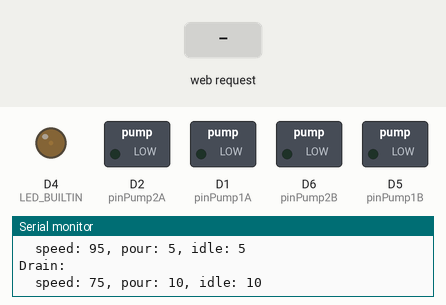
The sketch below on a simulated ESP8266 (NodeMCU). On the bench: switched loads named in the sketch (green lamp = pin HIGH), output pins drawn as LEDs (lit = HIGH, except the on-board LED, lit = LOW), the last lines printed to the serial monitor. Dashed ring = blinking. The inputs (shaded band) are chosen by the test bench. WiFi joins after 1.5 s; servers stay silent unless stated.

Above: at 2.7 s.
2.8 s: HTTP request GET /spray?speed=1&pour=1&idle=1 received
At 3.4 s:
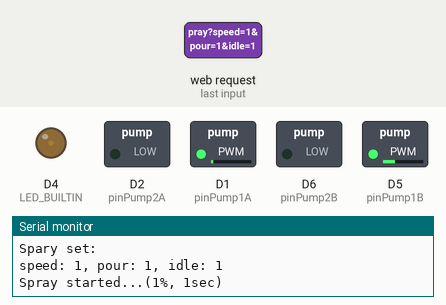
5.8 s: HTTP request GET /drain?speed=1&pour=1&idle=1 received
At 7.6 s:
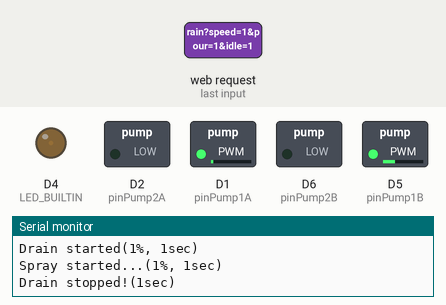
8.8 s: HTTP request GET /drain?speed=120&pour=120&idle=120 received
At 9.2 s:
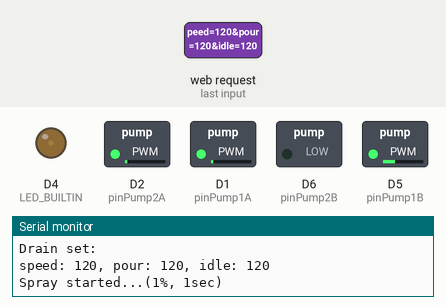
11.8 s: HTTP request GET /spray?speed=120&pour=120&idle=120 received
At 12.5 s:
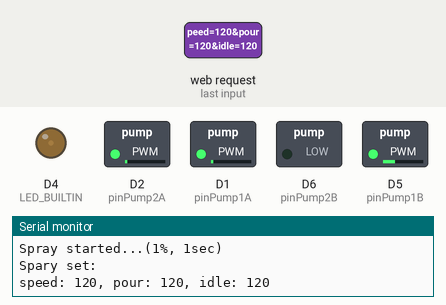
Timing chart, 0 to 14.3 s (numbered marks = the images above; inputs shaded):
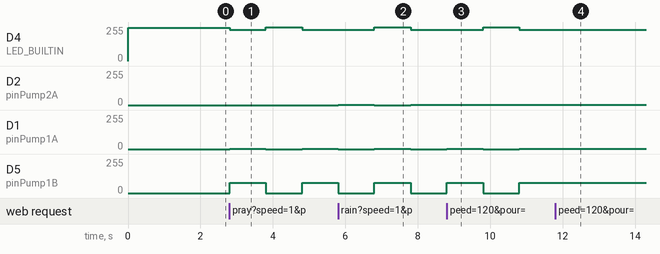

Measured:
- after the input at 2.8 s, D4 (LED_BUILTIN): 249/255 → 234/255 at once, → 252/255 1.0 s later, → 234/255 1.0 s later; D1 (pinPump1A): 0/255 → 2/255 at once, → 0/255 1.0 s later, → 2/255 1.0 s later; D5 (pinPump1B): 0/255 → 76/255 at once, → 0/255 1.0 s later, → 76/255 1.0 s later
- after the input at 5.8 s, D2 (pinPump2A): 0/255 → 2/255 at once, → 0/255 1.0 s later, → 2/255 1.0 s later
- after the input at 8.8 s, D2 (pinPump2A): stays 2/255 (without the input it goes to 0/255 after 0.00 s)
- after the input at 11.8 s, D4 (LED_BUILTIN): stays 234/255 (without the input it goes to 252/255 after 0.00 s); D1 (pinPump1A): stays 2/255 (without the input it goes to 0/255 after 0.00 s); D5 (pinPump1B): stays 76/255 (without the input it goes to 0/255 after 0.00 s)

The sketch:

controlbox.ino
```cpp
// #include <ESP8266WebServer.h>
#include <ESP8266WiFi.h>
#include <ESP8266mDNS.h>
#include <WiFiClient.h>
// #include <uri/UriBraces.h>
#include <ArduinoOTA.h>
#include <WiFiUdp.h>

#include <ESPAsyncTCP.h>
#include <ESPAsyncWebServer.h>

// #include <tone.h>

#ifndef STASSID
#define STASSID "R7000"
#define STAPSK "9321932193219"
#endif
#define D1 5 // fan assigning the ESP8266 pin to arduino pin
#define D2 4
#define D5 14 // fan assigning the ESP8266 pin to arduino pin
#define D6 12
#define D7 13 // fan assigning the ESP8266 pin to arduino pin
// #define D8 15

const char *ssid = STASSID;
const char *password = STAPSK;

/* const int pinLed = 13; */
/* LED_BUILTIN */

int pinPump1A = D1;
int pinPump1B = D5;

int pinPump2A = D2;
int pinPump2B = D6;

int pinFan = D5;

/* const char* PUMP_SPEED = "55";					// 55%
 * 의 전력으로 펌프를 구동합니다 */
/* const char* DURATION_POUR = "3";			// 3초간 분사합니다 */
/* const char* DURATION_IDLE = "10";			// 10초간 정지합니다 */
/* /1* const char* PARAM1 = "speed"; *1/ */

unsigned long prevMillis = 0;
unsigned long msCur = 0;
unsigned long msSprayMoment = 0;
unsigned long msDrainMoment = 0;

bool bAction = true;
// bool bAction = false;
bool bSprayStarted = false;
bool bDrainStarted = false;

// spray 펌프 설정입니다
// String SPRAY_PUMP_SPEED = "85"; // 55% 의 전력으로 펌프를 구동합니다
// String SPRAY_DURATION_ON = "6";  // 3초간 분사합니다
// String SPRAY_DURATION_OFF = "4"; // 10초간 정지합니다
// drain 펌프 설정입니다
// String DRAIN_PUMP_SPEED = "99"; // 55% 의 전력으로 펌프를 구동합니다
// String DRAIN_DURATION_ON = "10";   // 3초간 분사합니다
// String DRAIN_DURATION_OFF = "0.5"; // 10초간 정지합니다

long SPRAY_PUMP_SPEED = 95; // 55% 의 전력으로 펌프를 구동합니다
// long SPRAY_DURATION_ON = 0;   // 3초간 분사합니다
long SPRAY_DURATION_ON = 5;   // 3초간 분사합니다
long SPRAY_DURATION_OFF = 5;  // 10초간 정지합니다
long DRAIN_PUMP_SPEED = 75;   // 55% 의 전력으로 펌프를 구동합니다
long DRAIN_DURATION_ON = 10;  // 3초간 분사합니다
long DRAIN_DURATION_OFF =10 ; // 10초간 정지합니다
// long DRAIN_DURATION_OFF = 60; // 10초간 정지합니다
long FAN_SPEED=30;

char output[512]; // Serial 출력을 위한 버퍼입니다
char stopped_warning[255];

// ESP8266WebServer server(80);
AsyncWebServer server(80);

// int floatingValue = 0;

void set_start(AsyncWebServerRequest *req) {
    // // PUMP_SPEED = "55";    // 55% 의 전력으로 펌프를 구동합니다
    // DURATION_POUR = "0";  // 3초간 분사합니다
    // DURATION_IDLE = "0"; // 10초간 정지합니다
    // sprintf(output, "Started...\r\nspeed: %s, pour: %s, idle: %s",
    //         SPRAY_PUMP_SPEED.c_str(), SPRAY_DURATION_ON.c_str(),
    //         SPRAY_DURATION_OFF.c_str());
    // req->send_P(200, "text/plain", output);

    // 각 시각에 현재시각을 기록해줍니다
    msCur = millis();
    msSprayMoment = msCur;
    msDrainMoment = msCur;

    bAction = true;

    sprintf(output,
            "***Started...\r\nSpray:\r\n\tspeed: %lu, pour: %lu, idle: "
            "%lu\r\nDrain:\r\n\tspeed: %lu, pour: %lu, idle: %lu",
            SPRAY_PUMP_SPEED, SPRAY_DURATION_ON, SPRAY_DURATION_OFF,
            DRAIN_PUMP_SPEED, DRAIN_DURATION_ON, DRAIN_DURATION_OFF);
    Serial.println(output);
    req->send_P(200, "text/plain", output);
}

void set_stop(AsyncWebServerRequest *req) {
    // start = false;
    bAction = false;
    // // PUMP_SPEED = "55";    // 55% 의 전력으로 펌프를 구동합니다
    // DURATION_POUR = "0";  // 3초간 분사합니다
    // DURATION_IDLE = "0"; // 10초간 정지합니다
    // sprintf(output, "Stopped!!\r\nspeed: %s, pour: %s, idle: %s",
    //         SPRAY_PUMP_SPEED.c_str(), SPRAY_DURATION_ON.c_str(),
    //         SPRAY_DURATION_OFF.c_str());

    // sprintf(output, "Stopped!!\r\nspeed: %lu, pour: %lu, idle: %lu",
    //         SPRAY_PUMP_SPEED, SPRAY_DURATION_ON, SPRAY_DURATION_OFF);
    // // output = String("speed: %s, pour: %s, idle: %s")
    // Serial.println(output);
    // req->send_P(200, "text/plain", output);

    sprintf(output,
            "***Stopped...\r\nSpray:\r\n\tspeed: %lu, pour: %lu, idle: "
            "%lu\r\nDrain:\r\n\tspeed: %lu, pour: %lu, idle: %lu",
            SPRAY_PUMP_SPEED, SPRAY_DURATION_ON, SPRAY_DURATION_OFF,
            DRAIN_PUMP_SPEED, DRAIN_DURATION_ON, DRAIN_DURATION_OFF);
    Serial.println(output);
    req->send_P(200, "text/plain", output);
}

void set_default(AsyncWebServerRequest *req) {
    // SPRAY_PUMP_SPEED = "55";   // 55% 의 전력으로 펌프를 구동합니다
    // SPRAY_DURATION_ON = "3";   // 3초간 분사합니다
    // SPRAY_DURATION_OFF = "10"; // 10초간 정지합니다
    SPRAY_PUMP_SPEED = 55;   // 55% 의 전력으로 펌프를 구동합니다
    SPRAY_DURATION_ON = 3;   // 3초간 분사합니다
    SPRAY_DURATION_OFF = 10; // 10초간 정지합니다

    if (!bAction) {
        sprintf(stopped_warning, "\r\nbut stopped now!");
    } else {
        sprintf(stopped_warning, "");
    }

    // sprintf(output, "Set to Default...\r\nspeed: %s, pour: %s, idle: %s %s",
    //         SPRAY_PUMP_SPEED.c_str(), SPRAY_DURATION_ON.c_str(),
    //         SPRAY_DURATION_OFF.c_str(), stopped_warning);
    sprintf(output, "Set to Default...\r\nspeed: %lu, pour: %lu, idle: %lu %s",
            SPRAY_PUMP_SPEED, SPRAY_DURATION_ON, SPRAY_DURATION_OFF,
            stopped_warning);
    // output = String("speed: %s, pour: %s, idle: %s")
    Serial.println(output);
    req->send_P(200, "text/plain", output);
}

void set_spray(AsyncWebServerRequest *req) {
    // arg가 있을 때
    if (req->args() > 0) {
        if (req->arg("speed") != NULL) {
            // SPRAY_PUMP_SPEED = req->arg("speed");
            SPRAY_PUMP_SPEED = req->arg("speed").toInt();
        }
        if (req->arg("pour") != NULL) {
            // SPRAY_DURATION_ON = req->arg("pour");
            SPRAY_DURATION_ON = req->arg("pour").toInt();
        }
        if (req->arg("idle") != NULL) {
            // SPRAY_DURATION_OFF = req->arg("idle");
            SPRAY_DURATION_OFF = req->arg("idle").toInt();
        }
    }

    if (!bAction) {
        sprintf(stopped_warning, "\r\nbut stopped now!");
    } else {
        sprintf(stopped_warning, "");
    }

    // sprintf(output, "speed: %s, pour: %s, idle: %s %s",
    //         SPRAY_PUMP_SPEED.c_str(), SPRAY_DURATION_ON.c_str(),
    //         SPRAY_DURATION_OFF.c_str(), stopped_warning);
    sprintf(output, "Spary set:\r\nspeed: %lu, pour: %lu, idle: %lu %s",
            SPRAY_PUMP_SPEED, SPRAY_DURATION_ON, SPRAY_DURATION_OFF,
            stopped_warning);
    // output = String("speed: %s, pour: %s, idle: %s")
    Serial.println(output);
    req->send_P(200, "text/plain", output);
}

void set_drain(AsyncWebServerRequest *req) {
    // arg가 있을 때
    if (req->args() > 0) {
        if (req->arg("speed") != NULL) {
            DRAIN_PUMP_SPEED = req->arg("speed").toInt();
        }
        if (req->arg("pour") != NULL) {
            DRAIN_DURATION_ON = req->arg("pour").toInt();
        }
        if (req->arg("idle") != NULL) {
            DRAIN_DURATION_OFF = req->arg("idle").toInt();
        }
    }

    if (!bAction) {
        sprintf(stopped_warning, "\r\nbut stopped now!");
    } else {
        sprintf(stopped_warning, "");
    }

    sprintf(output, "Drain set:\r\nspeed: %lu, pour: %lu, idle: %lu %s",
            DRAIN_PUMP_SPEED, DRAIN_DURATION_ON, DRAIN_DURATION_OFF,
            stopped_warning);
    // output = String("speed: %s, pour: %s, idle: %s")
    Serial.println(output);
    req->send_P(200, "text/plain", output);
}

void handleRoot() {
    /* Serial.println("came into handle"); */
    /* digitalWrite(pinPump, LOW); */
    /* digitalWrite(LED_BUILTIN, 1); */
    analogWrite(pinPump1A, 78);
    analogWrite(pinPump1B, 0);
    analogWrite(LED_BUILTIN, 78);
    /* server.send(200, "text/plain", "cdw's cleanest virgina!\r\n"); */
    /* digitalWrite(LED_BUILTIN, 0); */
    analogWrite(LED_BUILTIN, 98);
}

void handleOn() {
    /* Serial.println("came into off"); */
    /* delay(200); */
    /* digitalWrite(pinPump, HIGH); */

    /* delay(200); */
    analogWrite(pinPump1A, 67);
    analogWrite(pinPump1B, 0);
    digitalWrite(LED_BUILTIN, 0);
    /* server.send(200, "text/plain", "cdw's large pink nipple!\r\n"); */
    digitalWrite(LED_BUILTIN, 1);
}

void handleOff() {
    /* Serial.println("came into off"); */
    /* delay(200); */
    /* digitalWrite(pinPump, HIGH); */

    /* delay(200); */
    analogWrite(pinPump1A, 0);
    analogWrite(pinPump1B, 0);
    digitalWrite(LED_BUILTIN, 0);
    /* server.send(200, "text/plain", "cdw's large pink nipple!\r\n"); */
    digitalWrite(LED_BUILTIN, 1);
}

/*
void handleNotFound() {
        digitalWrite(LED_BUILTIN, 0);
        String message = "File Not Found\n\n";
        message += "URI: ";
        message += server.uri();
        message += "\nMethod: ";
        message += (server.method() == HTTP_GET) ? "GET" : "POST";
        message += "\nArguments: ";
        message += server.args();
        message += "\n";
        for (uint8_t i = 0; i < server.args(); i++) { message += " " +
server.argName(i) + ": " + server.arg(i) + "\n"; } server.send(404,
"text/plain", message); digitalWrite(LED_BUILTIN, 1);
}
*/

void setup(void) {
    pinMode(LED_BUILTIN, OUTPUT);

    pinMode(pinPump1A, OUTPUT);
    pinMode(pinPump1B, OUTPUT);
    pinMode(pinPump2A, OUTPUT);
    pinMode(pinPump2B, OUTPUT);
    pinMode(pinFan, OUTPUT);
    /* digitalWrite(pinLed, ); */
    digitalWrite(pinPump1A, LOW);
    digitalWrite(pinPump1B, LOW);
    digitalWrite(pinPump2A, LOW);
    digitalWrite(pinPump2B, LOW);
    digitalWrite(pinFan, LOW);

    analogWriteRange(100); // to have a range 1 - 100 for the fan
    /* analogWriteFreq(8000); */
    analogWriteFreq(25000);
    /* analogWriteFreq(1000); */

    analogWrite(LED_BUILTIN, 98);
    /* digitalWrite(pinPump, LOW); */

    Serial.begin(115200);
    WiFi.mode(WIFI_STA);
    WiFi.begin(ssid, password);
    Serial.println("");

    // Wait for connection
    while (WiFi.status() != WL_CONNECTED) {
        delay(500);
        Serial.print(".");
    }
    Serial.println("");
    Serial.print("Connected to ");
    Serial.println(ssid);
    Serial.print("IP address: ");
    Serial.println(WiFi.localIP());

    ArduinoOTA.onStart([]() {
        String type;
        if (ArduinoOTA.getCommand() == U_FLASH) {
            type = "sketch";
        } else { // U_FS
            type = "filesystem";
        }

        // NOTE: if updating FS this would be the place to unmount FS using
        // FS.end()
        Serial.println("Start updating " + type);
    });
    ArduinoOTA.onEnd([]() { Serial.println("\nEnd"); });
    ArduinoOTA.onProgress([](unsigned int progress, unsigned int total) {
        Serial.printf("Progress: %u%%\r", (progress / (total / 100)));
    });
    ArduinoOTA.onError([](ota_error_t error) {
        Serial.printf("Error[%u]: ", error);
        if (error == OTA_AUTH_ERROR) {
            Serial.println("Auth Failed");
        } else if (error == OTA_BEGIN_ERROR) {
            Serial.println("Begin Failed");
        } else if (error == OTA_CONNECT_ERROR) {
            Serial.println("Connect Failed");
        } else if (error == OTA_RECEIVE_ERROR) {
            Serial.println("Receive Failed");
        } else if (error == OTA_END_ERROR) {
            Serial.println("End Failed");
        }
    });
    ArduinoOTA.begin();

    // if (MDNS.begin("esp8266")) { Serial.println("MDNS responder started"); }

    // server.on("/", handleRoot);
    // server.on("/on", handleOn);
    // server.on("/off", handleOff);

    //// no async procedure
    // server.on(UriBraces("/v/{}"), [](){
    //         String speed = server.pathArg(0);
    //         Serial.println("no async: speed is " + speed);
    //         server.send(200, "text/plain", "no async : '" + speed + "'");
    // });

    server.on("/default", HTTP_GET, set_default);
    server.on("/start", HTTP_GET, set_start);
    server.on("/stop", HTTP_GET, set_stop);
    server.on("/spray", HTTP_GET, set_spray);
    server.on("/drain", HTTP_GET, set_drain);

    // 인라인 방식입니다
    // server.on("/v", HTTP_GET, [](AsyncWebServerRequest *req) {
    //     // Serial.println("came in");
    //     // arg가 있을 때
    //     if (req->args() > 0) {
    //         if (req->arg("speed") != NULL) {
    //             PUMP_SPEED = req->arg("speed");
    //         }
    //         if (req->arg("pour") != NULL) {
    //             DURATION_POUR = req->arg("pour");
    //         }
    //         if (req->arg("idle") != NULL) {
    //             DURATION_IDLE = req->arg("idle");
    //         }
    //     }

    //     sprintf(output, "speed: %s, pour: %s, idle: %s", PUMP_SPEED.c_str(),
    //             DURATION_POUR.c_str(), DURATION_IDLE.c_str());
    //     // output = String("speed: %s, pour: %s, idle: %s")
    //     Serial.println(output);
    //     req->send_P(200, "text/plain", output);
    // });

    server.begin();

    Serial.println("HTTP server started");
    Serial.println("Default speed");

    // 각 시각에 현재시각을 기록해줍니다
    msCur = millis();
    msSprayMoment = msCur;
    msDrainMoment = msCur;

    sprintf(output, "Spray:\r\n\tspeed: %lu, pour: %lu, idle: %lu",
            SPRAY_PUMP_SPEED, SPRAY_DURATION_ON, SPRAY_DURATION_OFF);
    Serial.println(output);
    sprintf(output, "Drain:\r\n\tspeed: %lu, pour: %lu, idle: %lu",
            DRAIN_PUMP_SPEED, DRAIN_DURATION_ON, DRAIN_DURATION_OFF);
    Serial.println(output);
}

void loop(void) {
    ArduinoOTA.handle();

    msCur = millis();

    // server.handleClient();
    if (bAction) {
        // spray 펌프 관련 로직입니다

        // spray 펌프가 동작중이면
        if (bSprayStarted) {
            // sprintf(output, "speed: %lu, pour: %lu, idle: %lu",
            // SPRAY_PUMP_SPEED,
            //         SPRAY_DURATION_ON, SPRAY_DURATION_OFF);
            // Serial.println(output);
            // 동작시간이 완료되면
            if (msCur - msSprayMoment >= SPRAY_DURATION_ON * 1000) {
                // sprintf(output, "speed: %lu, pour: %lu, idle: %lu",
                //         SPRAY_PUMP_SPEED, SPRAY_DURATION_ON,
                //         SPRAY_DURATION_OFF);
                // Serial.println(output);
                // sprintf(output, "msCur: %lu, msMoment:%lu, diff: %lu", msCur,
                //         msSprayMoment, msCur - msSprayMoment);
                // Serial.println(output);
                sprintf(output, "Spray stopped!(%lusec)", SPRAY_DURATION_OFF);
                Serial.println(output);
                // bool을 전환하고 모터동작을 멈춥니다
                analogWrite(pinPump1A, 0);
                analogWrite(pinPump1B, 0);

				analogWrite(pinFan, 0);

                bSprayStarted = !bSprayStarted;

                // msMoment에 현재
                msSprayMoment = msCur;

                // led를 어둡게해줍니다
                analogWrite(LED_BUILTIN, 99);
            }
            // spray 펌프가 정지중이면
        } else if (!bSprayStarted) {
            // sprintf(output, "msCur: %lu, msMoment:%lu, diff: %lu", msCur,
            //         msSprayMoment, msCur - msSprayMoment);
            // Serial.println(output);
            // 정지 시간이 완료되면
            if (msCur - msSprayMoment >= SPRAY_DURATION_OFF * 1000) {
                // sprintf(output, "speed: %lu, pour: %lu, idle: %lu",
                //         SPRAY_PUMP_SPEED, SPRAY_DURATION_ON,
                //         SPRAY_DURATION_OFF);
                // Serial.println(output);
                sprintf(output, "Spray started...(%lu%%, %lusec)",
                        SPRAY_PUMP_SPEED, SPRAY_DURATION_ON);
                Serial.println(output);
                // bool을 전환하고 모터동작을 시작합니다
                analogWrite(pinPump1A, SPRAY_PUMP_SPEED);
                analogWrite(pinPump1B, 0);

				analogWrite(pinFan, FAN_SPEED);

                bSprayStarted = !bSprayStarted;

                // led를 밝게 해줍니다
                analogWrite(LED_BUILTIN, 92);

                // msMoment에 현재 시각을 저장해줍니다
                msSprayMoment = msCur;
            }
        }

        // drain 펌프 관련 로직입니다

        // drain 펌프가 동작중이면
        if (bDrainStarted) {
            // 동작시간이 완료되면
            if (msCur - msDrainMoment >= DRAIN_DURATION_ON * 1000) {
                sprintf(output, "Drain stopped!(%lusec)", DRAIN_DURATION_OFF);
                Serial.println(output);

                // bool을 전환하고 모터동작을 멈춥니다
                analogWrite(pinPump2A, 0);
                analogWrite(pinPump2B, 0);

                bDrainStarted = !bDrainStarted;

                // led를 어둡게 해줍니다
                analogWrite(LED_BUILTIN, 99);

                // msMoment에 현재 시각을 저장해줍니다
                msDrainMoment = msCur;
            }
            // drain 펌프가 정지중이면
        } else if (!bDrainStarted) {
            // 정지 시간이 완료되면
            if (msCur - msDrainMoment >= DRAIN_DURATION_OFF * 1000) {
                sprintf(output, "Drain started(%lu%%, %lusec)",
                        DRAIN_PUMP_SPEED, DRAIN_DURATION_ON);
                Serial.println(output);
                // bool을 전환하고 모터동작을 시작합니다
                analogWrite(pinPump2A, DRAIN_PUMP_SPEED);
                analogWrite(pinPump2B, 0);

                bDrainStarted = !bDrainStarted;

                // led를 밝게 해줍니다
                analogWrite(LED_BUILTIN, 92);

                // msMoment에 현재 시각을 저장해줍니다
                msDrainMoment = msCur;
            }
        }

        // if (curMillis - prevMillis >= SPRAY_DURATION_ON * 1000) {
        //     analogWrite(LED_BUILTIN, 91);
        //     analogWrite(pinPump1A, String(SPRAY_PUMP_SPEED).toInt());
        //     analogWrite(pinPump1B, 0);

        //     // analogWrite(pinPumpB, HIGH);
        //     // analogWrite(pinPumpB, LOW);

        //     // digitalWrite(pinPump, HIGH);
        //     // digitalWrite(pinPumpB, LOW);

        //     // delay(SPRAY_DURATION_ON.toInt() * 1000);
        //     // analogWrite(pinPump, 55);
        //     // delay(5000);
        // }
    } else {
        // bool을 전환하고 모터동작을 멈춥니다
        analogWrite(pinPump1A, 0);
        analogWrite(pinPump1B, 0);
        analogWrite(pinPump2A, 0);
        analogWrite(pinPump2B, 0);

        bSprayStarted = false;
        bDrainStarted = false;

        // led를 어둡게 해줍니다
        analogWrite(LED_BUILTIN, 99);
    }

    // analogWrite(LED_BUILTIN, 99);
    // digitalWrite(pinPump, LOW);
    // digitalWrite(pinPumpB, LOW);
    // analogWrite(pinPump1A, 0);
    // analogWrite(pinPump1B, 0);
    // delay(SPRAY_DURATION_OFF * 1000);
    // delay(SPRAY_DURATION_OFF.toInt() * 1000);
    // analogWrite(pinPump, 0);
    // delay(5000);
    /* MDNS.update(); */
}
```
